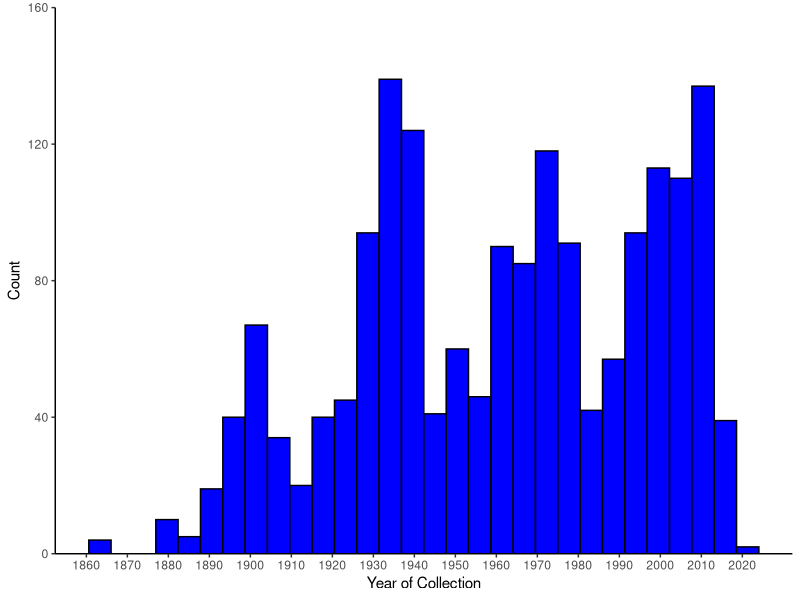
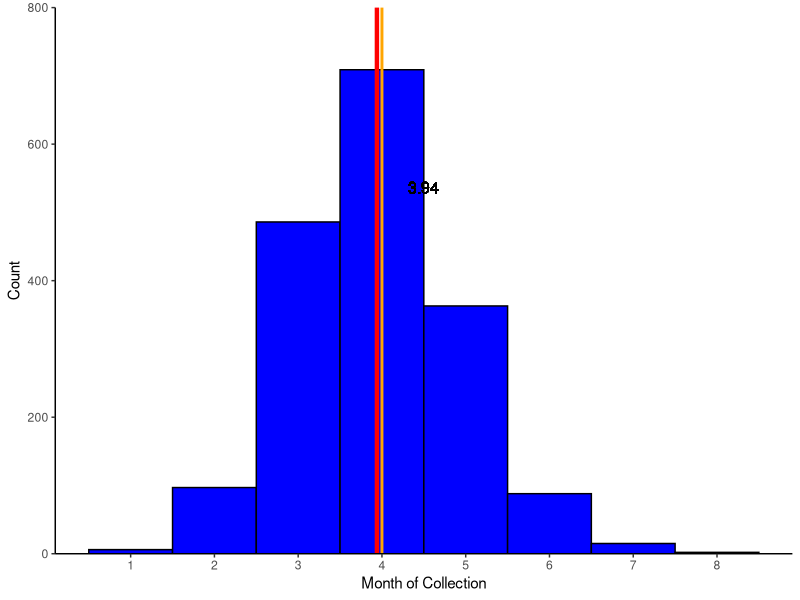
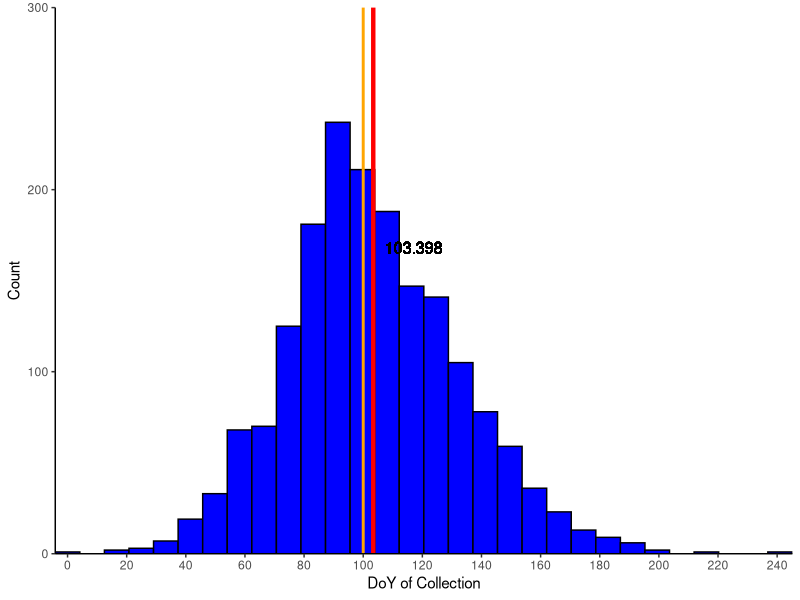
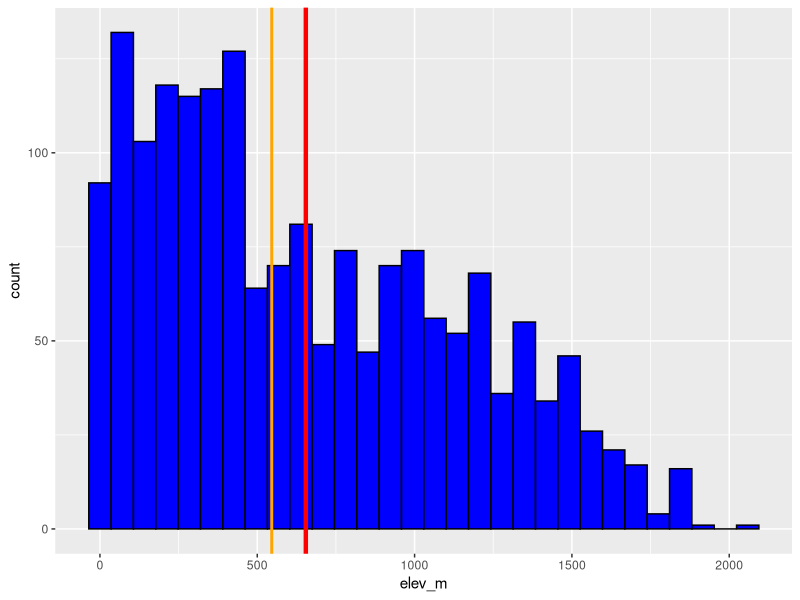

Write the R code that produced these figures, in order. (Note: this script raises an error after producing the figures.)
## ---- chunk 1
knitr::opts_chunk$set(echo = TRUE)
## ---- chunk 2
#Load Packages
library(tidyverse)
library(here)
library(ggplot2)
library(kableExtra)


## ---- chunk 3
nemo_all1 <- read_csv(here::here("data_cleaning", "nemo_all_2.csv")) %>% 
  mutate(error_bin = case_when(error_dist_m <= 2000 ~ "<2 km",
                               error_dist_m > 2000 & error_dist_m <= 5000 ~ "2-5 km",
                               error_dist_m > 5000 & error_dist_m <= 10000 ~ "5-10 km",
                               error_dist_m > 10000 & error_dist_m <= 15000 ~ "10-15 km", 
                               error_dist_m > 15000 ~ ">15 km")) %>% 
  select(specimen_number:error_dist_m, error_bin, everything()) %>% mutate(error_bin = factor(error_bin, levels = c( "<2 km", "2-5 km", "5-10 km", "10-15 km", ">15 km"))) #specify factor & levels for error bin

#1240 obs with error distance - added column with error distance categories

kable(summary(nemo_all1)) %>% 
  kable_styling(bootstrap_options = c("striped",  "condensed"))

head(nemo_all1)


## ---- chunk 4
#Year
ggplot(data = nemo_all1, aes(x = year)) +
  geom_histogram(fill = "blue", color = "black") +
  theme_classic() +
  scale_y_continuous(expand = c(0,0), limits = c(0,160)) +
  scale_x_continuous(breaks = seq(1850, 2020, 10)) +
  ylab("Count") + 
  xlab("Year of Collection")

#Explore subgroups/multimodal peaks in year of collection

#Addresss outliers in the followering variables
#Try out box/jitter plots?


#Month
ggplot(data = nemo_all1, aes(x = month)) +
  geom_histogram(binwidth = 1, fill = "blue", color = "black") +
  geom_vline(aes(xintercept = mean(month)), col = "red", size = 1.5) + #mean
  geom_text(aes(x = mean(month), y = 0, label = round(mean(month), 4)),  size = 4, vjust = -30, hjust = -1) + #mean
  geom_vline(aes(xintercept = median(month)), col = "orange", size = 1) + #median
  theme_classic() +
  scale_y_continuous(expand = c(0,0), limits = c(0,800)) +
  scale_x_continuous(breaks = seq(1, 8, 1)) +
  ylab("Count") + 
  xlab("Month of Collection")


#Check out kernal density on the following


#DOY
ggplot(data = nemo_all1, aes(x = DOY)) +
  geom_histogram(fill = "blue", color = "black") +
  geom_vline(aes(xintercept = mean(DOY)), col = "red", size = 1.5) + #mean
  geom_text(aes(x = mean(DOY), y = 0, label = round(mean(DOY), 3)),  size = 4, vjust = -25, hjust = -0.2) + #mean
  geom_vline(aes(xintercept = median(DOY)), col = "orange", size = 1) + #median
  theme_classic() +
  scale_y_continuous(expand = c(0,0), limits = c(0,300)) +
  scale_x_continuous(expand = c(0,0), breaks = seq(0, 250, 20)) +
  ylab("Count") + 
  xlab("DoY of Collection")


#Elevation
ggplot(data = nemo_all1, aes(x = elev_m)) +
  geom_histogram(fill = "blue", color = "black") +
  geom_vline(aes(xintercept = mean(elev_m)), col = "red", size = 1.5) + #mean
  geom_vline(aes(xintercept = median(elev_m)), col = "orange", size = 1) #median
  theme_classic() +
  scale_y_continuous(expand = c(0,0), limits = c(0,80)) +
  scale_x_continuous(expand = c(0,0), breaks = seq(0, 1800, 100)) +
  ylab("Count") + 
  xlab("Elevation (m)")


## ---- chunk 5

#Lat
ggplot(data = nemo_all1, aes(x = lat)) +
  geom_histogram(fill = "blue", color = "black") +
  geom_vline(aes(xintercept = mean(lat)), col = "red", size = 1.5) + #mean
  geom_vline(aes(xintercept = median(long)), col = "orange", size = 1) #median
  theme_classic() +
  scale_y_continuous(expand = c(0,0), limits = c(0,80)) +
  scale_x_continuous(expand = c(0,0), breaks = seq(0, 1800, 100)) +
  ylab("Count") + 
  xlab("Latitude (deg)")
  
#Long
ggplot(data = nemo_all1, aes(x = lat)) +
  geom_histogram(fill = "blue", color = "black") +
  geom_vline(aes(xintercept = mean(lat)), col = "red", size = 1.5) + #mean
  geom_vline(aes(xintercept = median(long)), col = "orange", size = 1) #median
  theme_classic() +
  scale_y_continuous(expand = c(0,0), limits = c(0,80)) +
  scale_x_continuous(expand = c(0,0), breaks = seq(0, 1800, 100)) +
  ylab("Count") + 
  xlab("Latitude (deg)")


#Both

ggplot(data = nemo_all1, aes(x = long, y = lat)) +
  geom_point(color = "black") +
  theme_classic() +
  scale_y_continuous(expand = c(0,0)) +
  scale_x_continuous(expand = c(0,0)) +
  ylab("Latitude (deg)") + 
  xlab("Longitude (deg)")


#Error distance & bin
  


## ---- chunk 6
#Source


#Herbarium
#Create new column for herbarium code?


#County
counties <- nemo_all1 %>% 
  select(specimen_number, year, DOY, county) %>% 
  group_by(county) %>% 
  summarize(count = n(), meanDOY = mean(DOY)) %>% 
  arrange(-count)

counties

#Subspecies




## ---- chunk 7
